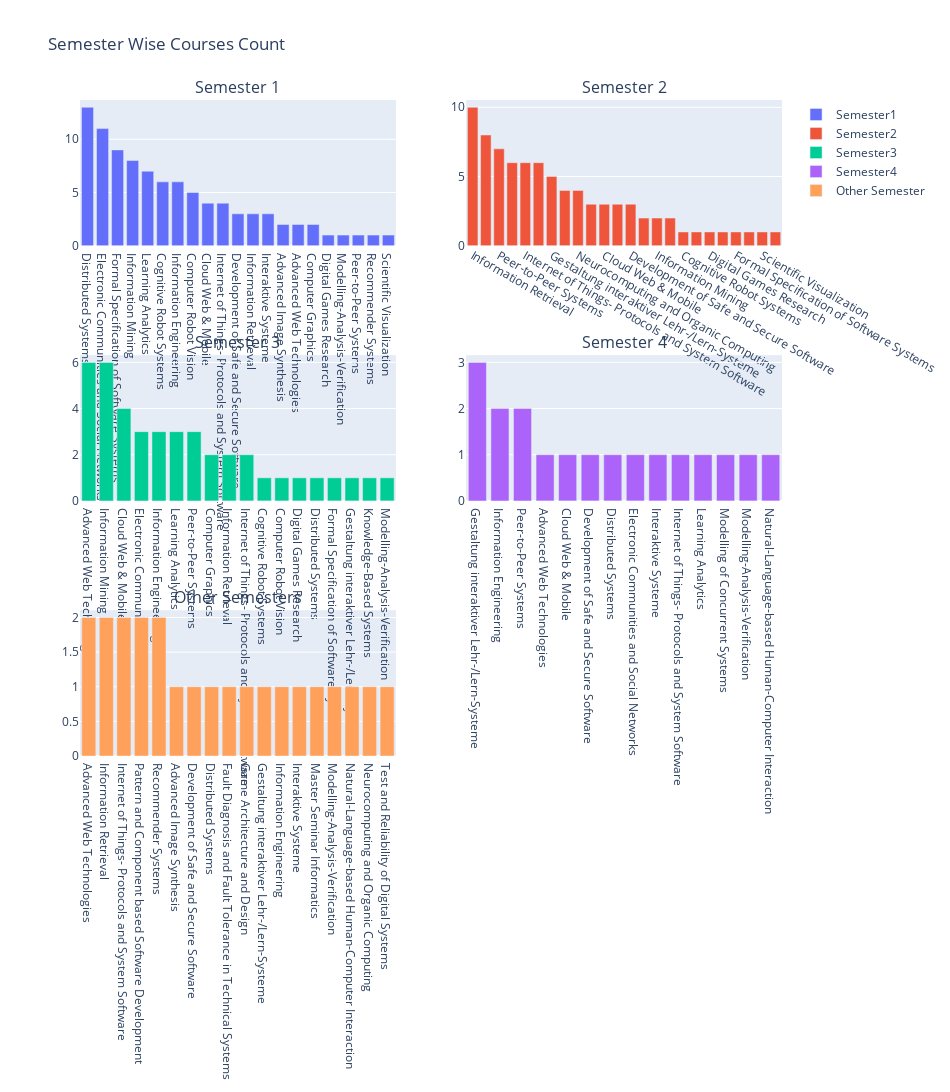

Write notebook code for a chart like this one.
### Code cell
fig_sem = make_subplots(rows=3, cols=2,subplot_titles=("Semester 1", "Semester 2", "Semester 3", "Semester 4","Other Semesters"))

fig_sem.add_trace(go.Bar(x=sem11, y=sem12,name='Semester1'),
              row=1, col=1)

fig_sem.add_trace(go.Bar(x=sem21, y=sem22,name='Semester2'),
              row=1, col=2)
fig_sem.add_trace(go.Bar(x=sem31, y=sem32,name='Semester3'),
              row=2, col=1)
fig_sem.add_trace(go.Bar(x=sem41, y=sem42,name='Semester4'),
              row=2, col=2)
fig_sem.add_trace(go.Bar(x=semo1, y=semo2,name='Other Semester'),
              row=3, col=1)
fig_sem.update_layout(height=2500, width=950,xaxis=dict(tickmode = 'linear'),
                  title_text="Semester Wise Courses Count")#font=dict(size=7))

### Figure 1 — Plotly figure (JSON) as saved in the notebook; plotly's stock layout.template omitted (floating-point values rounded to 4 significant figures)
{"data": [{"name": "Semester1", "type": "bar", "x": ["Distributed Systems", "Electronic Communities and Social Networks", "Formal Specification of Software Systems", "Information Mining", "Learning Analytics", "Cognitive Robot Systems", "Information Engineering", "Computer Robot Vision", "Cloud Web & Mobile", "Internet of Things- Protocols and System Software", "Development of Safe and Secure Software", "Information Retrieval", "Interaktive Systeme", "Advanced Image Synthesis", "Advanced Web Technologies", "Computer Graphics", "Digital Games Research", "Modelling-Analysis-Verification", "Peer-to-Peer Systems", "Recommender Systems", "Scientific Visualization"], "xaxis": "x", "y": [13, 11, 9, 8, 7, 6, 6, 5, 4, 4, 3, 3, 3, 2, 2, 2, 1, 1, 1, 1, 1], "yaxis": "y"}, {"name": "Semester2", "type": "bar", "x": ["Information Retrieval", "Interaktive Systeme", "Peer-to-Peer Systems", "Advanced Web Technologies", "Internet of Things- Protocols and System Software", "Recommender Systems", "Gestaltung interaktiver Lehr-/Lern-Systeme", "Distributed Systems", "Neurocomputing and Organic Computing", "Advanced Image Synthesis", "Cloud Web & Mobile", "Computer Robot Vision", "Development of Safe and Secure Software", "Information Engineering", "Information Mining", "Pattern and Component based Software Development", "Cognitive Robot Systems", "Computer Graphics", "Digital Games Research", "Electronic Communities and Social Networks", "Formal Specification of Software Systems", "Learning Analytics", "Scientific Visualization", "Test and Reliability of Digital Systems"], "xaxis": "x2", "y": [10, 8, 7, 6, 6, 6, 5, 4, 4, 3, 3, 3, 3, 2, 2, 2, 1, 1, 1, 1, 1, 1, 1, 1], "yaxis": "y2"}, {"name": "Semester3", "type": "bar", "x": ["Advanced Web Technologies", "Information Mining", "Cloud Web & Mobile", "Electronic Communities and Social Networks", "Information Engineering", "Learning Analytics", "Peer-to-Peer Systems", "Computer Graphics", "Information Retrieval", "Internet of Things- Protocols and System Software", "Cognitive Robot Systems", "Computer Robot Vision", "Digital Games Research", "Distributed Systems", "Formal Specification of Software Systems", "Gestaltung interaktiver Lehr-/Lern-Systeme", "Knowledge-Based Systems", "Modelling-Analysis-Verification"], "xaxis": "x3", "y": [6, 6, 4, 3, 3, 3, 3, 2, 2, 2, 1, 1, 1, 1, 1, 1, 1, 1], "yaxis": "y3"}, {"name": "Semester4", "type": "bar", "x": ["Gestaltung interaktiver Lehr-/Lern-Systeme", "Information Engineering", "Peer-to-Peer Systems", "Advanced Web Technologies", "Cloud Web & Mobile", "Development of Safe and Secure Software", "Distributed Systems", "Electronic Communities and Social Networks", "Interaktive Systeme", "Internet of Things- Protocols and System Software", "Learning Analytics", "Modelling of Concurrent Systems", "Modelling-Analysis-Verification", "Natural-Language-based Human-Computer Interaction"], "xaxis": "x4", "y": [3, 2, 2, 1, 1, 1, 1, 1, 1, 1, 1, 1, 1, 1], "yaxis": "y4"}, {"name": "Other Semester", "type": "bar", "x": ["Advanced Web Technologies", "Information Retrieval", "Internet of Things- Protocols and System Software", "Pattern and Component based Software Development", "Recommender Systems", "Advanced Image Synthesis", "Development of Safe and Secure Software", "Distributed Systems", "Fault Diagnosis and Fault Tolerance in Technical Systems", "Game Architecture and Design", "Gestaltung interaktiver Lehr-/Lern-Systeme", "Information Engineering", "Interaktive Systeme", "Master Seminar Informatics", "Modelling-Analysis-Verification", "Natural-Language-based Human-Computer Interaction", "Neurocomputing and Organic Computing", "Test and Reliability of Digital Systems"], "xaxis": "x5", "y": [2, 2, 2, 2, 2, 1, 1, 1, 1, 1, 1, 1, 1, 1, 1, 1, 1, 1], "yaxis": "y5"}], "layout": {"annotations": [{"font": {"size": 16}, "showarrow": false, "text": "Semester 1", "x": 0.225, "xanchor": "center", "xref": "paper", "y": 1, "yanchor": "bottom", "yref": "paper"}, {"font": {"size": 16}, "showarrow": false, "text": "Semester 2", "x": 0.775, "xanchor": "center", "xref": "paper", "y": 1, "yanchor": "bottom", "yref": "paper"}, {"font": {"size": 16}, "showarrow": false, "text": "Semester 3", "x": 0.225, "xanchor": "center", "xref": "paper", "y": 0.6111, "yanchor": "bottom", "yref": "paper"}, {"font": {"size": 16}, "showarrow": false, "text": "Semester 4", "x": 0.775, "xanchor": "center", "xref": "paper", "y": 0.6111, "yanchor": "bottom", "yref": "paper"}, {"font": {"size": 16}, "showarrow": false, "text": "Other Semesters", "x": 0.225, "xanchor": "center", "xref": "paper", "y": 0.2222, "yanchor": "bottom", "yref": "paper"}], "height": 2500, "title": {"text": "Semester Wise Courses Count"}, "width": 950, "xaxis": {"anchor": "y", "domain": [0, 0.45], "tickmode": "linear"}, "xaxis2": {"anchor": "y2", "domain": [0.55, 1]}, "xaxis3": {"anchor": "y3", "domain": [0, 0.45]}, "xaxis4": {"anchor": "y4", "domain": [0.55, 1]}, "xaxis5": {"anchor": "y5", "domain": [0, 0.45]}, "xaxis6": {"anchor": "y6", "domain": [0.55, 1]}, "yaxis": {"anchor": "x", "domain": [0.7778, 1]}, "yaxis2": {"anchor": "x2", "domain": [0.7778, 1]}, "yaxis3": {"anchor": "x3", "domain": [0.3889, 0.6111]}, "yaxis4": {"anchor": "x4", "domain": [0.3889, 0.6111]}, "yaxis5": {"anchor": "x5", "domain": [0, 0.2222]}, "yaxis6": {"anchor": "x6", "domain": [0, 0.2222]}}}
